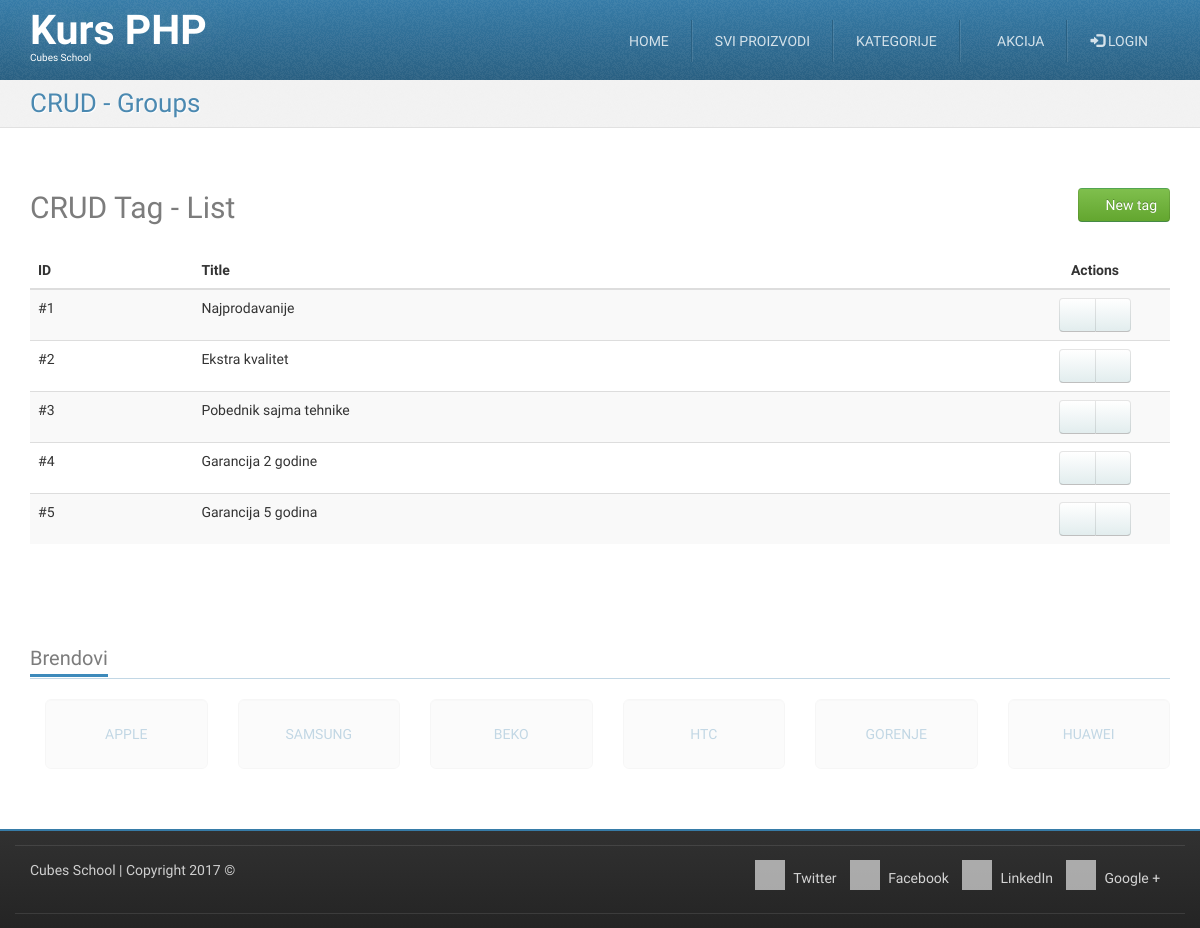
The app's page /crud-tags-list.php, older data.
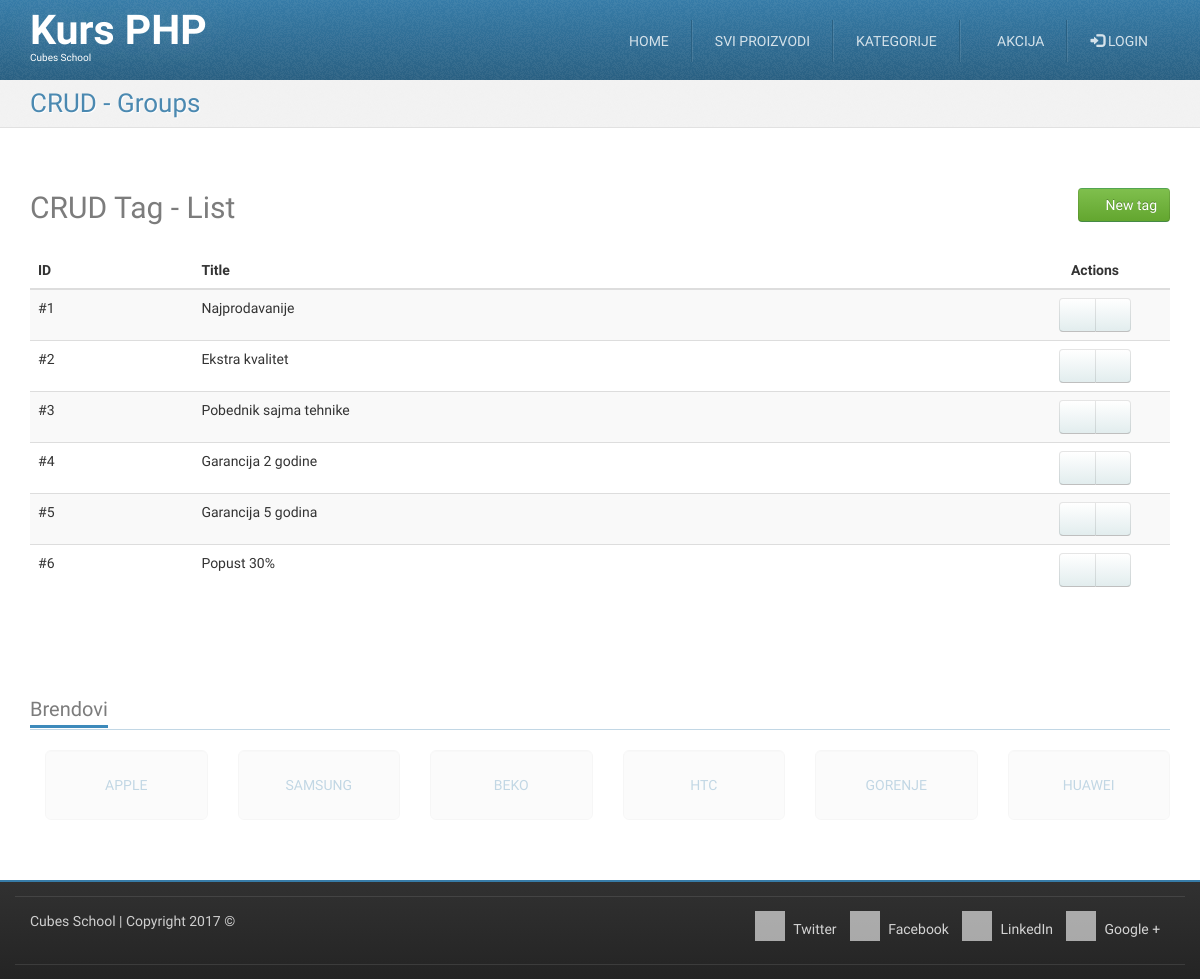
The same page, newer data.
### tables this page shows
CREATE TABLE `tags` (
  `id` int(11) NOT NULL,
  `title` varchar(255) NOT NULL
);

### crud-tags-list.php (called while the page is built, shortened)
<?php
require_once __DIR__ . '/models/m_tags.php';
$tags = tagsFetchAll();
require_once __DIR__ . '/views/layout/header.php';
require_once __DIR__ . '/views/templates/t_crud-tag-list.php';
require_once __DIR__ . '/views/layout/footer.php';

### models/m_tags.php (called while the page is built, shortened)
<?php
require_once __DIR__ . '/m_database.php';
function tagsFetchAll() {
	$query = "SELECT `tags`.* FROM `tags`";
	return dbFetchAll($query);
}

### models/m_database.php (called while the page is built, shortened)
<?php
function dbGetLink() {
	static $link;
	if (!isset($link)) {
		$link = mysqli_connect('127.0.0.1', 'cubes', 'cubes', 'cubes-php-mysql');
	}
	return $link;
}
function dbQuery($query) {
	$link = dbGetLink();
	$result = mysqli_query($link, $query);
	return $result;
}
function dbFetchAll($query) {
	$result = dbQuery($query);
	return mysqli_fetch_all($result, MYSQLI_ASSOC);
}

### views/templates/t_crud-tag-list.php (the view)
<div id="highlighted">
	<div class="container">
		<div class="header">
			<h2 class="page-title">
				<span>CRUD - Groups</span>
			</h2>
		</div>
	</div>
</div>
<div id="content">
	<div class="container portfolio">
		<div class="row">
			<div class="col-md-12">
				<h2>
					CRUD Tag - List
                                                      <a href="/crud-tags-insert.php" class="pull-right btn btn-success">
						<i class="fa fa-plus-circle"></i>
						New tag
					</a>
				</h2>
			</div>
		</div>
		<div class="row">
			<div class="col-md-12">
				<table class="table table-striped table-hover">
					<thead>
						<tr>
							<th>ID</th>
							<th>Title</th>
							<th class="actions text-center">Actions</th>
						</tr>
					</thead>
					<tbody>
						<?php foreach ($tags as $tag) {
                                                          ?>
						<tr>
							<td>
                                                                          #<?php echo htmlspecialchars($tag['id']);?>
							</td>
							<td>
                                                                          <?php echo htmlspecialchars($tag['title']);?>
							</td>
							<td class="text-center">
								<div class="btn-group">
                                                                                  <a href="/crud-tags-edit.php" class="btn btn-default"><i class="fa fa-pencil"></i></a>
                                                                                  <a href="/crud-tags-delete.php" class="btn btn-default"><i class="fa fa-trash"></i></a>
								</div>
							</td>
						</tr>
						<?php }?>
					</tbody>
				</table>
			</div>
		</div>
	</div>
</div>

Row changes from the older to the newer data that the page shows:
added tags: id "6", title "Popust 30%"
